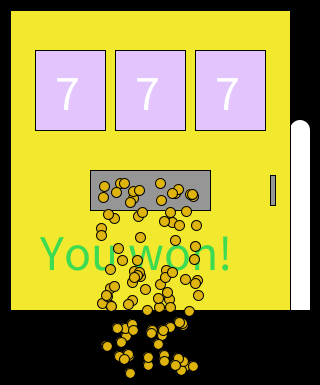
Frame 1 (no input)
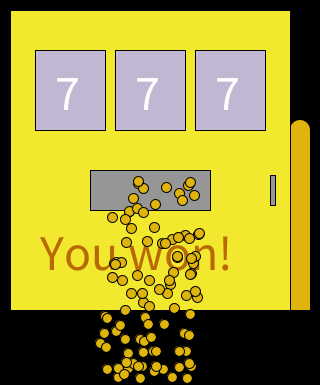
Frame 60 (the mouse pressed at the canvas centre just before this capture)
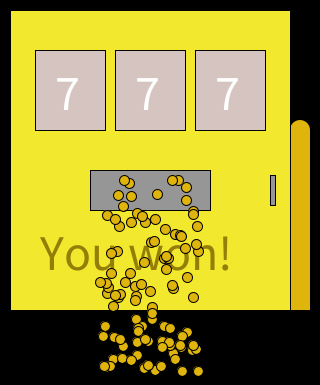
Frame 120 (the mouse held since frame 60 and released just before this capture)

The Processing sketch that drew these frames (run headless with seeded random() and noise(); from frame 60 on, the mouse is pressed at the canvas centre):

// Processing sketch: processing_76060
// ── processing_76060.pde

//Tina L., CP1 14/15 OneHundredRandomShapes
void setup()
{
  size(320, 385);
  frameRate(13);
  textSize(50);
}
void draw()
{
  background(0);
  noStroke();
  ellipse(300,130,20,20);
  rect(290,130,20,180); //gold retangle
  stroke(0);
  fill(242,233,46);
  rect(10,10,280,300); //yellow rectangle
  fill(150,150,150);
  rect(90,170,120,40); //big gray rectangle
  rect(270,175,5,30); //small gray rectangle
  fill(random(175,256),random(175,256),random(175,256));
  rect(35,50,70,80);
  rect(115,50,70,80);
  rect(195,50,70,80);
  fill(255);
  textSize(50);
  text("7",55,110);
  text("7",135,110);
  text("7",215,110);
  fill(random(256),random(256),random(256));
  text("You won!",40,270);
  translate(100,180);
  int c = 1;
  while (c<=100)
  {
    fill(222,180,13);
    ellipse(int(random(100)), int(random(200)), 10, 10);
    c++;
  }
}
